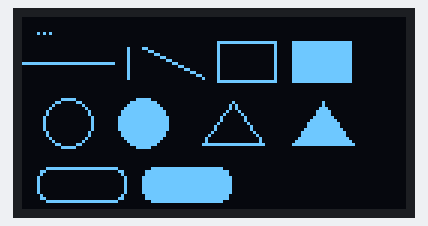
Recording of a sketch running on a simulated Arduino Uno, built with avr-gcc and run on an emulated ATmega328P. Parts: 128×64 one-colour display.

Above: at 0.1 s.

The sketch:

02_ShapesAndDrawing.ino
```cpp
/*
  GameCraft - Lesson 2: Shapes and Drawing
  ------------------------------------------
  Goal: Learn all the basic shape-drawing functions available in Adafruit_GFX.

  Concepts covered:
  - drawPixel() - single dot
  - drawLine() - straight lines
  - drawRect() / fillRect() - rectangles (outline vs filled)
  - drawCircle() / fillCircle() - circles
  - drawTriangle() / fillTriangle() - triangles
  - drawRoundRect() / fillRoundRect() - rounded rectangles

  Why this matters: Every game object (bird, pipes, obstacles, UI)
  is just a combination of these basic shapes!
*/

#include <SPI.h>
#include <Wire.h>
#include <Adafruit_GFX.h>
#include <Adafruit_SH110X.h>

#define OLED_MOSI     10
#define OLED_CLK      8
#define OLED_DC       7
#define OLED_CS       5
#define OLED_RST      9

Adafruit_SH1106G display = Adafruit_SH1106G(128, 64, OLED_MOSI, OLED_CLK, OLED_DC, OLED_RST, OLED_CS);

void setup() {
  display.begin(0, true);
  display.clearDisplay();

  // ---------------------------------------------------
  // 1. drawPixel(x, y, color) - the most basic building block
  // ---------------------------------------------------
  display.drawPixel(5, 5, SH110X_WHITE);
  display.drawPixel(7, 5, SH110X_WHITE);
  display.drawPixel(9, 5, SH110X_WHITE);

  // ---------------------------------------------------
  // 2. drawLine(x0, y0, x1, y1, color) - connects two points
  // ---------------------------------------------------
  display.drawLine(0, 15, 30, 15, SH110X_WHITE);   // horizontal line
  display.drawLine(35, 10, 35, 20, SH110X_WHITE);  // vertical line
  display.drawLine(40, 10, 60, 20, SH110X_WHITE);  // diagonal line

  // ---------------------------------------------------
  // 3. Rectangles - outline vs filled
  // Syntax: drawRect(x, y, width, height, color)
  // ---------------------------------------------------
  display.drawRect(65, 8, 20, 14, SH110X_WHITE);        // hollow rectangle
  display.fillRect(90, 8, 20, 14, SH110X_WHITE);        // filled rectangle

  // ---------------------------------------------------
  // 4. Circles
  // Syntax: drawCircle(centerX, centerY, radius, color)
  // ---------------------------------------------------
  display.drawCircle(15, 35, 8, SH110X_WHITE);          // hollow circle
  display.fillCircle(40, 35, 8, SH110X_WHITE);          // filled circle

  // ---------------------------------------------------
  // 5. Triangles
  // Syntax: drawTriangle(x0,y0, x1,y1, x2,y2, color)
  // ---------------------------------------------------
  display.drawTriangle(60, 42, 70, 28, 80, 42, SH110X_WHITE);   // hollow
  display.fillTriangle(90, 42, 100, 28, 110, 42, SH110X_WHITE); // filled

  // ---------------------------------------------------
  // 6. Rounded Rectangles - great for buttons/UI panels
  // Syntax: drawRoundRect(x, y, width, height, radius, color)
  // ---------------------------------------------------
  display.drawRoundRect(5, 50, 30, 12, 4, SH110X_WHITE);
  display.fillRoundRect(40, 50, 30, 12, 4, SH110X_WHITE);

  display.display();
}

void loop() {
  // Static for now - we'll animate shapes in Lesson 3
}

/*
  🧪 TRY THIS YOURSELF:
  1. Change fillCircle radius from 8 to 15 - what happens if it goes off screen?
  2. Try drawing your own simple character using 2-3 shapes combined
     (e.g., a circle for head + rectangle for body).
  3. Change some SH110X_WHITE to SH110X_BLACK - notice how BLACK
     can be used to "erase" or create cutout effects on white shapes.
  4. Try combining a fillCircle + smaller fillCircle in BLACK on top
     to create a "donut" or "eye" effect (this is exactly how the
     bird's eye was made in Flappy Bird!).

  📌 KEY INSIGHT:
  Complex game sprites (like the Flappy Bird or Dino character)
  are NOT images - they're just multiple shapes layered together!

  Example - a simple "bird" made of shapes:
    fillCircle(x, y, 3, WHITE)              -> body
    fillTriangle(x+3,y, x+6,y-1, x+6,y+1, WHITE)  -> beak
    fillCircle(x+1, y-1, 1, BLACK)          -> eye (drawn in BLACK to "cut into" the white body)
*/
```
